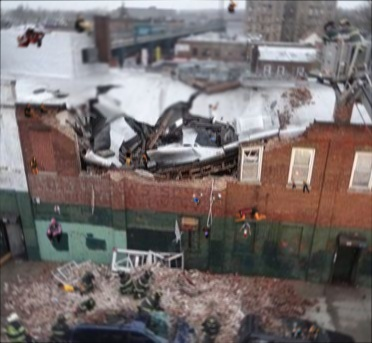
#> input picture combined_dataset_corrupted/images/test/c2a_collapsed_building_image0064_2.jpg, 372 x 343 px; its folder holds only this picture in this run
$ python noise.py
#> lines starting #> are read from the running program, lines starting #| are printed output that depends on the picture; after the words box and inside, x2 and y2 are one past the last pixel; in counts of white or black regions, pixels touching at a corner belong together
#> in augment_test_dataset, image is the input picture: shape (343, 372, 3); mean B, G, R 109.9, 110.7, 119.2
import cv2 as cv
import numpy as np
import random as rand
from pathlib import Path
import shutil
from tqdm import tqdm

# [45 lines left out: functions rescaleImage, drawRectangle, addMotionBlur, addRotationMotionBlur, not called in this run]

def addSmoke(image):
    width = image.shape[1]
#> width = 372
    height = image.shape[0]
#> height = 343

    # Ensure we have minimum space for smoke region (at least 50px, adaptive to image size)
    min_offset = min(50, max(10, width // 4, height // 4))
#> min_offset = 50

    x1 = rand.randint(0, max(0, width - min_offset - 1))
#> x1 = 132
    y1 = rand.randint(0, max(0, height - min_offset - 1))
#> y1 = 261

    # Ensure x2 and y2 are valid and create a region of at least min_offset size
    x2 = rand.randint(x1 + min_offset, width)
#> x2 = 306
    y2 = rand.randint(y1 + min_offset, height)
#> y2 = 336

    bluredImage = cv.GaussianBlur(image, (5,5), sigmaX=0)

    bluredImage = cv.cvtColor(bluredImage, cv.COLOR_BGR2HSV).astype(np.float32)
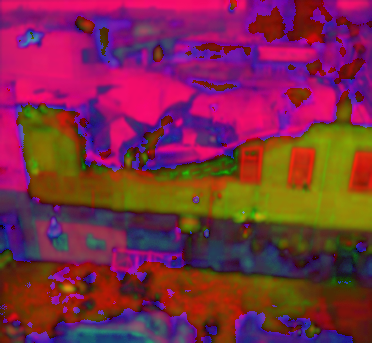
#> bluredImage: shape (343, 372, 3) float32; mean B, G, R 68.8, 43.1, 124.2
    bluredImage[:, :, 1] *= 0.92  # reduce the saturation
    np.clip(bluredImage, 0, 255, out=bluredImage)  # clip the whole array in place

    output = cv.cvtColor(bluredImage.astype(np.uint8), cv.COLOR_HSV2BGR)

    smokeImage = image.copy()
    smokeImage[y1:y2, x1:x2] = output[y1:y2, x1:x2]
#> smokeImage: shape (343, 372, 3); 10.11% of pixels changed, all inside (x1, y1, x2, y2) = (132, 261, 306, 336)
    return smokeImage

def filterImage(image, mBlur=False, rBlur=False, smoke=False, sharpen=False):
    """
    Applies selected filters and returns the modified image.
    """
    newImage = image.copy()

    if mBlur:
        newImage = addMotionBlur(newImage)
    if rBlur:
        newImage = addRotationMotionBlur(newImage)
    if smoke:
        newImage = addSmoke(newImage)
    elif sharpen:
        kernel = np.array([[0, -1, 0],
                           [-1, 5,-1],
                           [0, -1, 0]])
        newImage = cv.filter2D(newImage, -1, kernel)

    return newImage


def augment_test_dataset(input_dataset_dir: str, output_dataset_dir: str):
    """
    Reads all images in the test split, applies random augmentations,
    and saves them to a new directory while copying the labels.
    """
    input_dir = Path(input_dataset_dir)
    output_dir = Path(output_dataset_dir)

    # Define paths based on standard YOLO format
    img_in_dir = input_dir / "images" / "test"
    lbl_in_dir = input_dir / "labels" / "test"

    img_out_dir = output_dir / "images" / "test"
    lbl_out_dir = output_dir / "labels" / "test"

    # Create output directories if they don't exist
    img_out_dir.mkdir(parents=True, exist_ok=True)
    lbl_out_dir.mkdir(parents=True, exist_ok=True)

    # Gather all image files
    image_files = list(img_in_dir.glob("*.jpg")) + list(img_in_dir.glob("*.png"))

    if not image_files:
        print(f"No images found in {img_in_dir}!")
        return

    print(f"Processing {len(image_files)} images from the test dataset...")

    for img_path in tqdm(image_files, desc="Augmenting Images"):
        # 1. Read image
        image = cv.imread(str(img_path))
        if image is None:
            continue

        # 2. Randomly decide which filters to apply to simulate varying real-world noise
        apply_mBlur = rand.choice([True, False])
        apply_rBlur = rand.choice([True, False])
        apply_smoke = rand.choice([True, False])
        # Only sharpen if smoke isn't applied (matching your original elif logic)
        apply_sharpen = not apply_smoke and rand.choice([True, False])

        # 3. Apply the filters
        augmented_img = filterImage(
            image,
            mBlur=apply_mBlur,
            rBlur=apply_rBlur,
            smoke=apply_smoke,
            sharpen=apply_sharpen
        )

        # 4. Save the new image to the output directory
        out_img_path = img_out_dir / img_path.name
        cv.imwrite(str(out_img_path), augmented_img)

        # 5. Copy the corresponding label file (if it exists)
        # Because we didn't translate or squish the image, bounding boxes remain identically placed!
        lbl_path = lbl_in_dir / (img_path.stem + ".txt")
        out_lbl_path = lbl_out_dir / (img_path.stem + ".txt")

        if lbl_path.exists():
            shutil.copy(str(lbl_path), str(out_lbl_path))

    print(f"\n✅ Augmented dataset successfully created at: {output_dataset_dir}")
    print("You can now evaluate your models on this new test set to check robustness!")


if __name__ == '__main__':
    # Define your existing dataset and where you want the corrupted dataset to go
    INPUT_DATASET = "combined_dataset"
    OUTPUT_DATASET = "combined_dataset_corrupted"

    augment_test_dataset(INPUT_DATASET, OUTPUT_DATASET)

$ run again, on combined_dataset_corrupted/images/test/c2a_collapsed_building_image0163_4.jpg
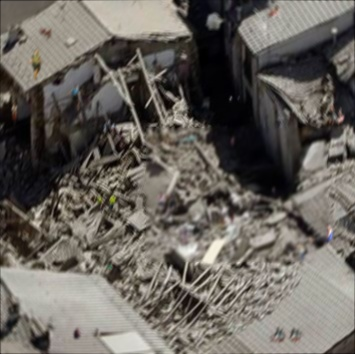
#> input picture combined_dataset_corrupted/images/test/c2a_collapsed_building_image0163_4.jpg, 355 x 354 px
#> in augment_test_dataset, image is the input picture: shape (354, 355, 3); mean B, G, R 94.2, 100.4, 105.1
#> in addSmoke, `bluredImage = cv.cvtColor(bluredImage, cv.COLOR_BGR2HSV).astype(np.flo..`:
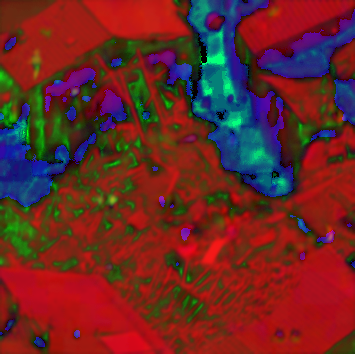
#> bluredImage: shape (354, 355, 3) float32; mean B, G, R 36.8, 39.2, 105.7
#> smokeImage: shape (354, 355, 3); 10.31% of pixels changed, all inside (x1, y1, x2, y2) = (132, 261, 306, 336)

$ run again, on combined_dataset_corrupted/images/test/c2a_collapsed_building_image0433_4.jpg
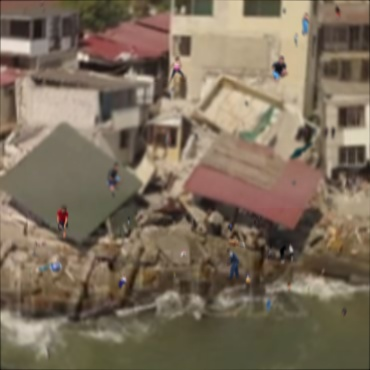
#> input picture combined_dataset_corrupted/images/test/c2a_collapsed_building_image0433_4.jpg, 370 x 370 px
#> in augment_test_dataset, image is the input picture: shape (370, 370, 3); mean B, G, R 90.8, 109.3, 124.1
#> in addSmoke, `bluredImage = cv.cvtColor(bluredImage, cv.COLOR_BGR2HSV).astype(np.flo..`:
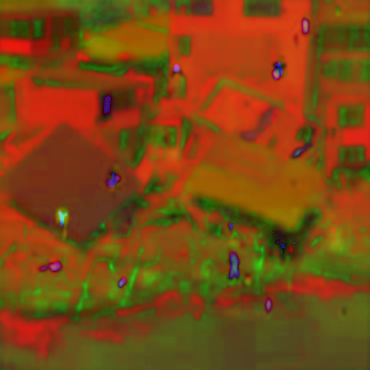
#> bluredImage: shape (370, 370, 3) float32; mean B, G, R 18.3, 71.7, 124.3
#> smokeImage: shape (370, 370, 3); 9.5% of pixels changed, all inside (x1, y1, x2, y2) = (132, 261, 306, 336)
